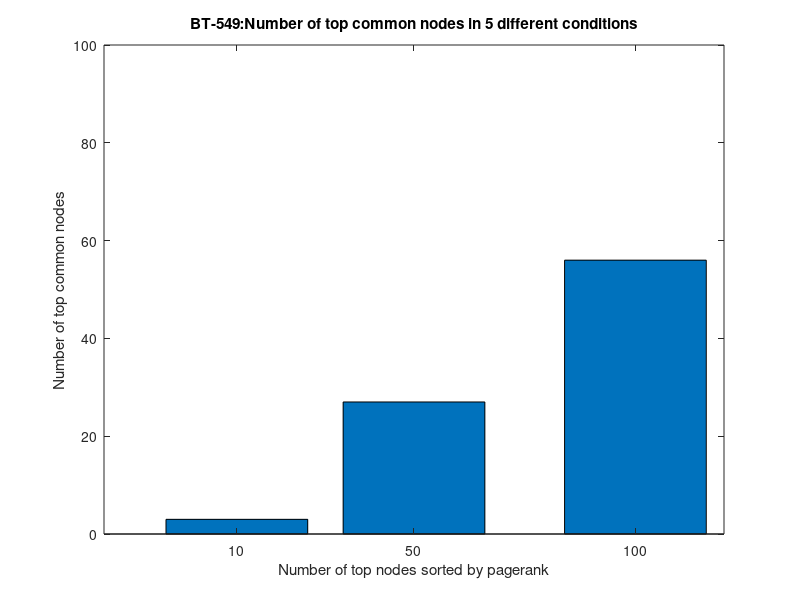

MATLAB code for this plot: (Note: this script raises an error after producing the figure.)
%This m-file contain dump codes, parts of codes used for specific,
%transient analysis which if kept will mess with flow of code

%% This is a temp section which will be used to plot different results
top10node = 3;
top50nodes = 27;
top100nodes = 56;
bar([10,50,100],[top10node;top50nodes;top100nodes])
xlabel('Number of top nodes sorted by pagerank')
ylabel('Number of top common nodes');
title('BT-549:Number of top common nodes in 5 different conditions')
ylim([0 100]);
Y = [top10node;top50nodes;top100nodes];
text([10 50 100],Y,num2str(Y),'vert','bottom','horiz','center'); 
box off
%% Identify R^2 for v vs page_rank for all cell lines in all 5 conditions + Real data.
folder = dir(uigetdir());
all_models = cell(length(folder)-2,1);
cellname = cell(length(folder)-2,1);
R = zeros(length(folder)-2,1);

for i=3:(length(all_models)+2) 
all_models{i-2} = strcat(folder(i).folder,'\',folder(i).name);
cellLine = strsplit(folder(i).name,'.');
cellname{i-2} = cellLine{1};
end

for i=1:length(all_models)
[page_rank,v2m, M, rxnNameslist, subSystemslist, direction] = relevent_information(all_models{i});
R_1 = corrcoef([v2m(find(v2m~=0)),page_rank(find(v2m~=0))]);
R(i) = R_1(2,1);
end

%b = bar(categorical(cellname),R);

%% When comparing across conditions.
folder_1 = dir(uigetdir());
all_models_1 = cell(length(folder_1)-2,1);
folder_2 = dir(uigetdir());
all_models_2 = cell(length(folder_2)-2,1);
folder_3 = dir(uigetdir());
all_models_3 = cell(length(folder_3)-2,1);
folder_4 = dir(uigetdir());
all_models_4 = cell(length(folder_4)-2,1);
folder_5 = dir(uigetdir());
all_models_5 = cell(length(folder_5)-2,1);

% Integrating real data sets
folder_6 = dir(uigetdir());
all_models_6 = cell(length(folder_6)-2,1);

cellname = cell(length(folder_1)-2,1);
R1 = zeros(length(folder_1)-2,1);
R2 = zeros(length(folder_2)-2,1);
R3 = zeros(length(folder_3)-2,1);
R4 = zeros(length(folder_4)-2,1);
R5 = zeros(length(folder_5)-2,1);

for i=3:(length(all_models_1)+2) 
all_models_1{i-2} = strcat(folder_1(i).folder,'\',folder_1(i).name);
all_models_2{i-2} = strcat(folder_2(i).folder,'\',folder_2(i).name);
all_models_3{i-2} = strcat(folder_3(i).folder,'\',folder_3(i).name);
all_models_4{i-2} = strcat(folder_4(i).folder,'\',folder_4(i).name);
all_models_5{i-2} = strcat(folder_5(i).folder,'\',folder_5(i).name);
all_models_6{i-2} = strcat(folder_6(i).folder,'\',folder_6(i).name);
cellLine = strsplit(folder_1(i).name,'.');
cellname{i-2} = cellLine{1};
end

for i=1:length(all_models_1)
disp(i);

[page_rank_1,v2m_1, M_1, rxnNameslist, subSystemslist, direction] = relevent_information(all_models_1{i});
[page_rank_2,v2m_2, M_2, rxnNameslist, subSystemslist, direction] = relevent_information(all_models_2{i});
[page_rank_3,v2m_3, M_3, rxnNameslist, subSystemslist, direction] = relevent_information(all_models_3{i});
[page_rank_4,v2m_4, M_4, rxnNameslist, subSystemslist, direction] = relevent_information(all_models_4{i});
[page_rank_5,v2m_5, M_5, rxnNameslist, subSystemslist, direction] = relevent_information(all_models_5{i});
[page_rank_6,v2m_6, M_6, rxnNameslist, subSystemslist, direction] = relevent_information(all_models_6{i});

[pr_1,indices_1] = important_reactions(v2m_1,page_rank_1);
[pr_2,indices_2] = important_reactions(v2m_2,page_rank_2);
[pr_3,indices_3] = important_reactions(v2m_3,page_rank_3);
[pr_4,indices_4] = important_reactions(v2m_4,page_rank_4);
[pr_5,indices_5] = important_reactions(v2m_5,page_rank_5);
[pr_6,indices_6] = important_reactions(v2m_6,page_rank_6);

percentile_1 = calculate_percentile(pr_1);
percentile_2 = calculate_percentile(pr_2);
percentile_3 = calculate_percentile(pr_3);
percentile_4 = calculate_percentile(pr_4);
percentile_5 = calculate_percentile(pr_5);
percentile_6 = calculate_percentile(pr_6);

common_reactions_2 = intersect(indices_1,indices_2);
common_reactions_3 = intersect(indices_1,indices_3);
common_reactions_4 = intersect(indices_1,indices_4);
common_reactions_5 = intersect(indices_1,indices_5);
common_reactions_6 = intersect(indices_1,indices_6);

index2use_control = original2common_mapping(indices_1,common_reactions_2);
index2use_condition = original2common_mapping(indices_2,common_reactions_2);
R_1 = corrcoef([percentile_1(index2use_control), percentile_2(index2use_condition)]);
%R_1 = corr([percentile_1(index2use_control), percentile_2(index2use_condition)],'Type','Spearman')
R1(i) = R_1(2,1);

% Identifying right indexes in original important indices to use
index2use_control = original2common_mapping(indices_1,common_reactions_3);
index2use_condition = original2common_mapping(indices_3,common_reactions_3);
R_1 = corrcoef([percentile_1(index2use_control), percentile_3(index2use_condition)]);
%R_1 = corr([percentile_1(index2use_control), percentile_3(index2use_condition)],'Type','Spearman')
R2(i) = R_1(2,1);

% Identifying right indexes in original important indices to use
index2use_control = original2common_mapping(indices_1,common_reactions_4);
index2use_condition = original2common_mapping(indices_4,common_reactions_4);
R_1 = corrcoef([percentile_1(index2use_control), percentile_4(index2use_condition)]);
%R_1 = corr([percentile_1(index2use_control), percentile_4(index2use_condition)],'Type','Spearman')
R3(i) = R_1(2,1);

% Identifying right indexes in original important indices to use
index2use_control = original2common_mapping(indices_1,common_reactions_5);
index2use_condition = original2common_mapping(indices_5,common_reactions_5);
R_1 = corrcoef([percentile_1(index2use_control), percentile_5(index2use_condition)]);
%R_1 = corr([percentile_1(index2use_control), percentile_5(index2use_condition)],'Type','Spearman')
R4(i) = R_1(2,1);

index2use_control = original2common_mapping(indices_1,common_reactions_6);
index2use_condition = original2common_mapping(indices_6,common_reactions_6);
R_1 = corrcoef([percentile_1(index2use_control), percentile_6(index2use_condition)]);
%R_1 = corr([percentile_1(index2use_control), percentile_6(index2use_condition)],'Type','Spearman')
R5(i) = R_1(2,1);

end

%b = bar(categorical(cellname),R);

%% %% When comparing across conditions FLux vs Pagerank
folder_1 = dir(uigetdir());
all_models_1 = cell(length(folder_1)-2,1);
folder_2 = dir(uigetdir());
all_models_2 = cell(length(folder_2)-2,1);
folder_3 = dir(uigetdir());
all_models_3 = cell(length(folder_3)-2,1);
folder_4 = dir(uigetdir());
all_models_4 = cell(length(folder_4)-2,1);
folder_5 = dir(uigetdir());
all_models_5 = cell(length(folder_5)-2,1);

% Integrating real data sets
folder_6 = dir(uigetdir());
all_models_6 = cell(length(folder_6)-2,1);

cellname = cell(length(folder_1)-2,1);
R1 = zeros(length(folder_1)-2,1);
R2 = zeros(length(folder_2)-2,1);
R3 = zeros(length(folder_3)-2,1);
R4 = zeros(length(folder_4)-2,1);
R5 = zeros(length(folder_5)-2,1);
R6 = zeros(length(folder_6)-2,1);

for i=3:(length(all_models_1)+2) 
all_models_1{i-2} = strcat(folder_1(i).folder,'\',folder_1(i).name);
all_models_2{i-2} = strcat(folder_2(i).folder,'\',folder_2(i).name);
all_models_3{i-2} = strcat(folder_3(i).folder,'\',folder_3(i).name);
all_models_4{i-2} = strcat(folder_4(i).folder,'\',folder_4(i).name);
all_models_5{i-2} = strcat(folder_5(i).folder,'\',folder_5(i).name);
all_models_6{i-2} = strcat(folder_6(i).folder,'\',folder_6(i).name);
cellLine = strsplit(folder_1(i).name,'.');
cellname{i-2} = cellLine{1};
end

for i=1:length(all_models_1)
disp(i);

[page_rank_1,v2m_1, M_1, rxnNameslist, subSystemslist, direction] = relevent_information(all_models_1{i});
[page_rank_2,v2m_2, M_2, rxnNameslist, subSystemslist, direction] = relevent_information(all_models_2{i});
[page_rank_3,v2m_3, M_3, rxnNameslist, subSystemslist, direction] = relevent_information(all_models_3{i});
[page_rank_4,v2m_4, M_4, rxnNameslist, subSystemslist, direction] = relevent_information(all_models_4{i});
[page_rank_5,v2m_5, M_5, rxnNameslist, subSystemslist, direction] = relevent_information(all_models_5{i});
[page_rank_6,v2m_6, M_6, rxnNameslist, subSystemslist, direction] = relevent_information(all_models_6{i});

R_1 = corrcoef([v2m_1(find(v2m_1~=0)),page_rank_1(find(v2m_1~=0))]);
R1(i) = R_1(2,1);

R_1 = corrcoef([v2m_2(find(v2m_2~=0)),page_rank_2(find(v2m_2~=0))]);
R2(i) = R_1(2,1);

R_1 = corrcoef([v2m_3(find(v2m_3~=0)),page_rank_3(find(v2m_3~=0))]);
R3(i) = R_1(2,1);

R_1 = corrcoef([v2m_4(find(v2m_4~=0)),page_rank_4(find(v2m_4~=0))]);
R4(i) = R_1(2,1);

R_1 = corrcoef([v2m_5(find(v2m_5~=0)),page_rank_5(find(v2m_5~=0))]);
R5(i) = R_1(2,1);

R_1 = corrcoef([v2m_6(find(v2m_6~=0)),page_rank_6(find(v2m_6~=0))]);
R6(i) = R_1(2,1);

end

%b = bar(categorical(cellname),R);
